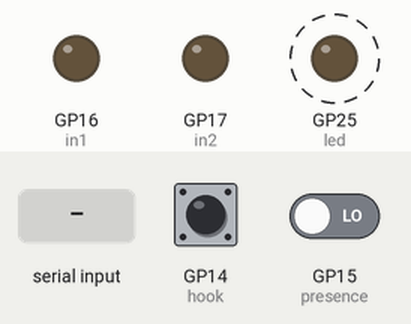
Simulated run of this program. Board: Raspberry Pi Pico running MicroPython. Parts: output pins drawn as LEDs (lit = HIGH). Dashed ring = blinking. Inputs (shaded band) come from the test bench; at power-on: GP14 (hook) HIGH, GP15 (presence) LOW. What the program prints to the serial console is not drawn.

Above: at 1.2 s.
1.3 s: GP14 (hook) pulled LOW for 0.15 s
4.3 s: ", " typed at the serial console, then Enter
Timing chart, 0 to 13.3 s (numbered marks = the images above; inputs shaded):
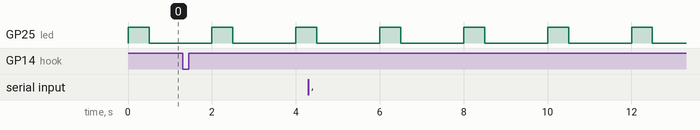

Measured:
- by itself, GP25 (led): alternates HIGH for 0.50 s and LOW for 1.5 s

The program:

main.py
```python
# haunt-pico — firmware for the Raspberry Pi Pico (MicroPython)
#
# Copy this file to the Pico as main.py (Thonny: File > Save as > Raspberry Pi Pico).
# It reads the hook switch and presence sensor, rings the real bells, and talks
# to the brain computer over USB serial. See README for wiring.
#
# Pico → brain:  HELLO haunt-pico 1 | HOOK UP | HOOK DOWN | PRESENCE 1 | PRESENCE 0 | HB
# brain → Pico:  RING ON | RING OFF | STATUS? | PING

import sys
import select
import time
from machine import Pin

# ── wiring: change these to match your build ──────────────────
HOOK_PIN = 14          # one hook-switch contact → GP14, the other → GND
HOOK_UP_LEVEL = 1      # pin level when the handset is LIFTED (1 if the contact opens on lift)
PRESENCE_PIN = 15      # mmWave sensor OUT → GP15 (3.3 V logic)
PRESENCE_ACTIVE = 1    # sensor OUT level when someone is present
PIR_PIN = None         # optional PIR OUT pin number, or None
RING_IN1 = 16          # → H-bridge IN1
RING_IN2 = 17          # → H-bridge IN2

# ── ring behaviour ────────────────────────────────────────────
RING_HZ = 20                 # classic bell frequency
RING_ON_MS = 2000            # US cadence: 2 s ringing…
RING_OFF_MS = 4000           # …4 s silent
RING_MAX_MS = 60000          # never ring longer than this, whatever the brain says
HOST_TIMEOUT_MS = 6000       # stop ringing if the brain goes quiet
HOOK_DEBOUNCE_MS = 50
PRESENCE_DEBOUNCE_MS = 200
HEARTBEAT_MS = 2000

hook = Pin(HOOK_PIN, Pin.IN, Pin.PULL_UP)
presence = Pin(PRESENCE_PIN, Pin.IN, Pin.PULL_DOWN)
pir = Pin(PIR_PIN, Pin.IN, Pin.PULL_DOWN) if PIR_PIN is not None else None
in1 = Pin(RING_IN1, Pin.OUT, value=0)
in2 = Pin(RING_IN2, Pin.OUT, value=0)
try:
    led = Pin("LED", Pin.OUT)
except Exception:
    led = Pin(25, Pin.OUT)


def send(msg):
    sys.stdout.write(msg + "\n")


class Debounced:
    def __init__(self, read, ms):
        self.read, self.ms = read, ms
        self.state = self.cand = read()
        self.since = time.ticks_ms()

    def changed(self, now):
        v = self.read()
        if v != self.cand:
            self.cand, self.since = v, now
        elif v != self.state and time.ticks_diff(now, self.since) >= self.ms:
            self.state = v
            return True
        return False


hook_db = Debounced(lambda: hook.value() == HOOK_UP_LEVEL, HOOK_DEBOUNCE_MS)
pres_db = Debounced(lambda: presence.value() == PRESENCE_ACTIVE or (pir is not None and pir.value() == 1),
                    PRESENCE_DEBOUNCE_MS)


def report_hook():
    send("HOOK UP" if hook_db.state else "HOOK DOWN")


def report_presence():
    send("PRESENCE 1" if pres_db.state else "PRESENCE 0")


def bells_off():
    in1.value(0)
    in2.value(0)


ringing = False
ring_start = 0
flip_at = 0
polarity = 0
last_host = time.ticks_ms()
last_hb = 0
buf = ""


def handle(cmd):
    global ringing, ring_start, last_host
    last_host = time.ticks_ms()
    if cmd == "RING ON":
        if not hook_db.state and not ringing:        # never ring a lifted handset
            ringing, ring_start = True, time.ticks_ms()
    elif cmd == "RING OFF":
        ringing = False
        bells_off()
    elif cmd == "STATUS?":
        report_hook()
        report_presence()
    elif cmd in ("PING", ""):
        pass
    else:
        send("ERR " + cmd)


poll = select.poll()
poll.register(sys.stdin, select.POLLIN)
send("HELLO haunt-pico 1")
report_hook()
report_presence()

while True:
    now = time.ticks_ms()

    # commands from the brain
    while poll.poll(0):
        ch = sys.stdin.read(1)
        if ch in ("\n", "\r"):
            handle(buf.strip())
            buf = ""
        else:
            buf += ch

    # inputs
    if hook_db.changed(now):
        report_hook()
        if hook_db.state and ringing:                # lifting the handset stops the bell instantly
            ringing = False
            bells_off()
    if pres_db.changed(now):
        report_presence()

    # bells: flip polarity at 20 Hz during the "on" part of the cadence
    if ringing:
        elapsed = time.ticks_diff(now, ring_start)
        if elapsed > RING_MAX_MS or time.ticks_diff(now, last_host) > HOST_TIMEOUT_MS:
            ringing = False
            bells_off()
        elif elapsed % (RING_ON_MS + RING_OFF_MS) < RING_ON_MS:
            if time.ticks_diff(now, flip_at) >= 0:
                polarity ^= 1
                in1.value(polarity)
                in2.value(polarity ^ 1)
                flip_at = time.ticks_add(now, 1000 // (2 * RING_HZ))
        else:
            bells_off()

    # heartbeat + LED (solid while ringing, blink otherwise)
    if time.ticks_diff(now, last_hb) >= HEARTBEAT_MS:
        last_hb = now
        send("HB")
    led.value(1 if ringing else (1 if (now // 500) % 4 == 0 else 0))

    time.sleep_ms(1)
```
